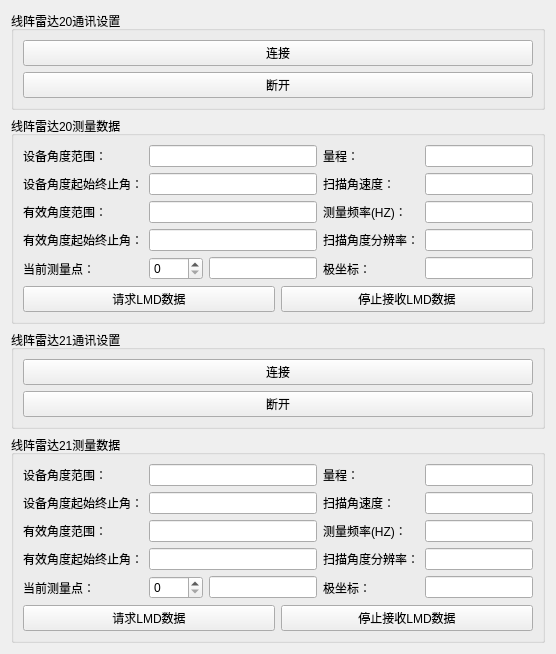
      <widget class="QWidget" name="Meijidenki_Widget">
       <layout class="QGridLayout" name="gridLayout_29">
        <item row="2" column="0">
         <widget class="QGroupBox" name="groupBox_23">
          <property name="title">
           <string>线阵雷达21通讯设置</string>
          </property>
          <layout class="QGridLayout" name="gridLayout_28">
           <item row="0" column="0">
            <widget class="QPushButton" name="Meijidenki_21_Connect">
             <property name="text">
              <string>连接</string>
             </property>
            </widget>
           </item>
           <item row="1" column="0">
            <widget class="QPushButton" name="Meijidenki_21_Disconnect">
             <property name="text">
              <string>断开</string>
             </property>
            </widget>
           </item>
          </layout>
         </widget>
        </item>
        <item row="4" column="0">
         <widget class="QGroupBox" name="groupBox_21">
          <property name="title">
           <string>线阵雷达21测量数据</string>
          </property>
          <layout class="QGridLayout" name="gridLayout_26">
           <item row="1" column="0">
            <widget class="QLabel" name="label_20">
             <property name="text">
              <string>设备角度起始终止角：</string>
             </property>
            </widget>
           </item>
           <item row="0" column="2">
            <widget class="QLabel" name="label_69">
             <property name="text">
              <string>量程：</string>
             </property>
            </widget>
           </item>
           <item row="5" column="3">
            <widget class="QLineEdit" name="LMD_21">
             <property name="readOnly">
              <bool>true</bool>
             </property>
            </widget>
           </item>
           <item row="1" column="3">
            <widget class="QLineEdit" name="SAV_21">
             <property name="readOnly">
              <bool>true</bool>
             </property>
            </widget>
           </item>
           <item row="3" column="0">
            <widget class="QLabel" name="label_71">
             <property name="text">
              <string>有效角度起始终止角：</string>
             </property>
            </widget>
           </item>
           <item row="1" column="2">
            <widget class="QLabel" name="label_72">
             <property name="text">
              <string>扫描角速度：</string>
             </property>
            </widget>
           </item>
           <item row="3" column="1">
            <widget class="QLineEdit" name="SA_21">
             <property name="readOnly">
              <bool>true</bool>
             </property>
            </widget>
           </item>
           <item row="5" column="0">
            <widget class="QLabel" name="label_73">
             <property name="text">
              <string>当前测量点：</string>
             </property>
            </widget>
           </item>
           <item row="0" column="0">
            <widget class="QLabel" name="label_74">
             <property name="text">
              <string>设备角度范围：</string>
             </property>
            </widget>
           </item>
           <item row="6" column="0" colspan="4">
            <layout class="QHBoxLayout" name="horizontalLayout_8">
             <item>
              <widget class="QPushButton" name="Meijidenki_21_START_LMD">
               <property name="text">
                <string>请求LMD数据</string>
               </property>
              </widget>
             </item>
             <item>
              <widget class="QPushButton" name="Meijidenki_21_STOP_LMD">
               <property name="text">
                <string>停止接收LMD数据</string>
               </property>
              </widget>
             </item>
            </layout>
           </item>
           <item row="5" column="2">
            <widget class="QLabel" name="label_75">
             <property name="text">
              <string>极坐标：</string>
             </property>
            </widget>
           </item>
           <item row="5" column="1">
            <layout class="QHBoxLayout" name="horizontalLayout_4">
             <item>
              <widget class="QSpinBox" name="MDataNum_21">
               <property name="maximum">
                <number>2000</number>
               </property>
              </widget>
             </item>
             <item>
              <widget class="QLineEdit" name="nMDataNum_21">
               <property name="readOnly">
                <bool>true</bool>
               </property>
              </widget>
             </item>
            </layout>
           </item>
           <item row="0" column="3">
            <widget class="QLineEdit" name="MR_21">
             <property name="readOnly">
              <bool>true</bool>
             </property>
            </widget>
           </item>
           <item row="0" column="1">
            <widget class="QLineEdit" name="ESAR_21">
             <property name="readOnly">
              <bool>true</bool>
             </property>
            </widget>
           </item>
           <item row="1" column="1">
            <widget class="QLineEdit" name="ESA_21">
             <property name="readOnly">
              <bool>true</bool>
             </property>
            </widget>
           </item>
           <item row="2" column="0">
            <widget class="QLabel" name="label_76">
             <property name="text">
              <string>有效角度范围：</string>
             </property>
            </widget>
           </item>
           <item row="2" column="1">
            <widget class="QLineEdit" name="SAR_21">
             <property name="readOnly">
              <bool>true</bool>
             </property>
            </widget>
           </item>
           <item row="2" column="2">
            <widget class="QLabel" name="label_77">
             <property name="text">
              <string>测量频率(HZ)：</string>
             </property>
            </widget>
           </item>
           <item row="3" column="2">
            <widget class="QLabel" name="label_78">
             <property name="text">
              <string>扫描角度分辨率：</string>
             </property>
            </widget>
           </item>
           <item row="2" column="3">
            <widget class="QLineEdit" name="PF_21">
             <property name="readOnly">
              <bool>true</bool>
             </property>
            </widget>
           </item>
           <item row="3" column="3">
            <widget class="QLineEdit" name="SAP_21">
             <property name="readOnly">
              <bool>true</bool>
             </property>
            </widget>
           </item>
          </layout>
         </widget>
        </item>
        <item row="0" column="0">
         <widget class="QGroupBox" name="groupBox_22">
          <property name="title">
           <string>线阵雷达20通讯设置</string>
          </property>
          <layout class="QGridLayout" name="gridLayout_27">
           <item row="1" column="0">
            <widget class="QPushButton" name="Meijidenki_20_Disconnect">
             <property name="text">
              <string>断开</string>
             </property>
            </widget>
           </item>
           <item row="0" column="0">
            <widget class="QPushButton" name="Meijidenki_20_Connect">
             <property name="text">
              <string>连接</string>
             </property>
            </widget>
           </item>
          </layout>
         </widget>
        </item>
        <item row="1" column="0">
         <widget class="QGroupBox" name="groupBox_20">
          <property name="title">
           <string>线阵雷达20测量数据</string>
          </property>
          <layout class="QGridLayout" name="gridLayout_25">
           <item row="0" column="3">
            <widget class="QLineEdit" name="MR_20">
             <property name="readOnly">
              <bool>true</bool>
             </property>
            </widget>
           </item>
           <item row="1" column="0">
            <widget class="QLabel" name="label_5">
             <property name="text">
              <string>设备角度起始终止角：</string>
             </property>
            </widget>
           </item>
           <item row="3" column="1">
            <widget class="QLineEdit" name="SA_20"/>
           </item>
           <item row="1" column="3">
            <widget class="QLineEdit" name="SAV_20">
             <property name="readOnly">
              <bool>true</bool>
             </property>
            </widget>
           </item>
           <item row="5" column="3">
            <widget class="QLineEdit" name="LMD_20"/>
           </item>
           <item row="6" column="0" colspan="4">
            <layout class="QHBoxLayout" name="horizontalLayout_7">
             <item>
              <widget class="QPushButton" name="Meijidenki_20_START_LMD">
               <property name="text">
                <string>请求LMD数据</string>
               </property>
              </widget>
             </item>
             <item>
              <widget class="QPushButton" name="Meijidenki_20_STOP_LMD">
               <property name="text">
                <string>停止接收LMD数据</string>
               </property>
              </widget>
             </item>
            </layout>
           </item>
           <item row="0" column="1">
            <widget class="QLineEdit" name="ESAR_20">
             <property name="readOnly">
              <bool>true</bool>
             </property>
            </widget>
           </item>
           <item row="0" column="0">
            <widget class="QLabel" name="label_4">
             <property name="text">
              <string>设备角度范围：</string>
             </property>
            </widget>
           </item>
           <item row="1" column="2">
            <widget class="QLabel" name="label_59">
             <property name="text">
              <string>扫描角速度：</string>
             </property>
            </widget>
           </item>
           <item row="5" column="1">
            <layout class="QHBoxLayout" name="horizontalLayout_3">
             <item>
              <widget class="QSpinBox" name="MDataNum_20">
               <property name="maximum">
                <number>2000</number>
               </property>
              </widget>
             </item>
             <item>
              <widget class="QLineEdit" name="nMDataNum_20">
               <property name="readOnly">
                <bool>true</bool>
               </property>
              </widget>
             </item>
            </layout>
           </item>
           <item row="1" column="1">
            <widget class="QLineEdit" name="ESA_20">
             <property name="readOnly">
              <bool>true</bool>
             </property>
            </widget>
           </item>
           <item row="3" column="0">
            <widget class="QLabel" name="label_6">
             <property name="text">
              <string>有效角度起始终止角：</string>
             </property>
            </widget>
           </item>
           <item row="5" column="0">
            <widget class="QLabel" name="label_63">
             <property name="text">
              <string>当前测量点：</string>
             </property>
            </widget>
           </item>
           <item row="5" column="2">
            <widget class="QLabel" name="label_65">
             <property name="text">
              <string>极坐标：</string>
             </property>
            </widget>
           </item>
           <item row="0" column="2">
            <widget class="QLabel" name="label_3">
             <property name="text">
              <string>量程：</string>
             </property>
            </widget>
           </item>
           <item row="2" column="0">
            <widget class="QLabel" name="label_7">
             <property name="text">
              <string>有效角度范围：</string>
             </property>
            </widget>
           </item>
           <item row="2" column="1">
            <widget class="QLineEdit" name="SAR_20">
             <property name="readOnly">
              <bool>true</bool>
             </property>
            </widget>
           </item>
           <item row="2" column="2">
            <widget class="QLabel" name="label_67">
             <property name="text">
              <string>测量频率(HZ)：</string>
             </property>
            </widget>
           </item>
           <item row="3" column="2">
            <widget class="QLabel" name="label_68">
             <property name="text">
              <string>扫描角度分辨率：</string>
             </property>
            </widget>
           </item>
           <item row="2" column="3">
            <widget class="QLineEdit" name="PF_20">
             <property name="readOnly">
              <bool>true</bool>
             </property>
            </widget>
           </item>
           <item row="3" column="3">
            <widget class="QLineEdit" name="SAP_20">
             <property name="readOnly">
              <bool>true</bool>
             </property>
            </widget>
           </item>
          </layout>
         </widget>
        </item>
       </layout>
      </widget>
